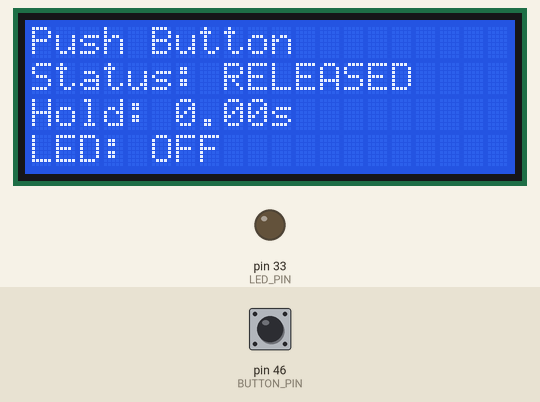
This sketch was run on a simulated Arduino Mega 2560, built with avr-gcc and run on an emulated ATmega2560. On the bench: 20×4 character LCD, output pins drawn as LEDs (lit = HIGH). The test bench sets the inputs (shaded band); at power-on: pin 46 (BUTTON_PIN) LOW.

Above: at 1.3 s.
1.4 s: pin 46 (BUTTON_PIN) pulled HIGH for 1 s
At 2.7 s:
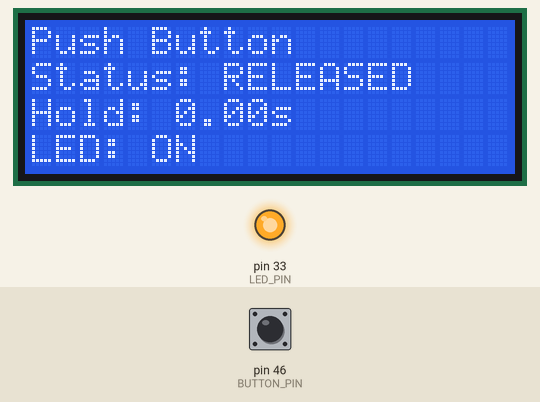
3.9 s: pin 46 (BUTTON_PIN) pulled HIGH for 0.15 s
At 4.0 s:
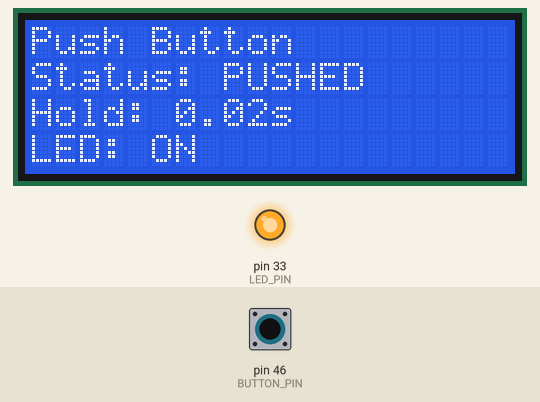
5.5 s: pin 46 (BUTTON_PIN) pulled HIGH for 3.2 s
At 5.67 s:
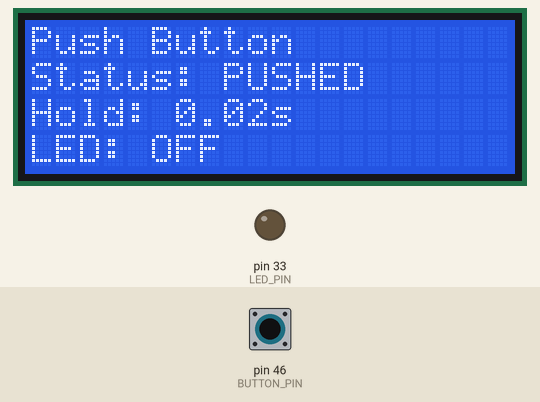
10.2 s: pin 46 (BUTTON_PIN) pulled HIGH for 1 s
At 11.18 s:
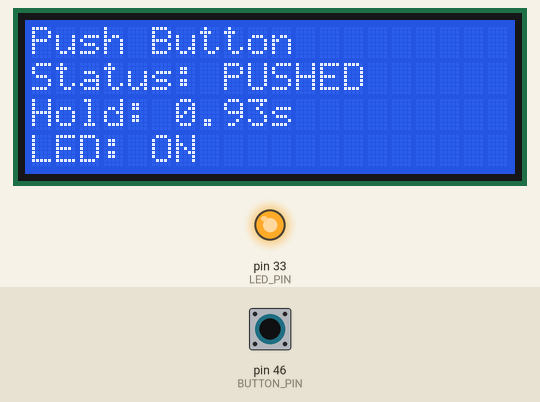
Timing chart, 0 to 13.2 s (numbered marks = the images above; inputs shaded):
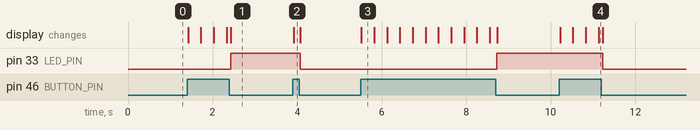

The sketch:

pushlcd.ino
```cpp
#include <Wire.h>
#include <LiquidCrystal_I2C.h>

#define BUTTON_PIN 46
#define LED_PIN    33

LiquidCrystal_I2C lcd(0x27, 20, 4);

bool buttonPressed = false;
bool ledState = false;
unsigned long pressStartTime = 0;
float holdTime = 0;

void setup() {
  pinMode(BUTTON_PIN, INPUT);
  pinMode(LED_PIN, OUTPUT);

  lcd.init();
  lcd.backlight();
  lcd.setCursor(0, 0);
  lcd.print("Push Button");
  lcd.setCursor(0, 1);
  lcd.print("Status: RELEASED");
  lcd.setCursor(0, 2);
  lcd.print("Hold: 0.00s");
  lcd.setCursor(0, 3);
  lcd.print("LED: OFF");
}

void loop() {
  bool currentState = digitalRead(BUTTON_PIN);

  if (currentState == HIGH && !buttonPressed) {
    buttonPressed = true;
    pressStartTime = millis();
    lcd.setCursor(0, 1);
    lcd.print("Status: PUSHED   ");
  }

  if (buttonPressed && currentState == HIGH) {
    holdTime = (millis() - pressStartTime) / 1000.0;
    lcd.setCursor(6, 2);
    lcd.print(holdTime, 2);
    lcd.print("s ");
  }

  if (buttonPressed && currentState == LOW) {
    buttonPressed = false;
    holdTime = (millis() - pressStartTime) / 1000.0;

    lcd.setCursor(0, 1);
    lcd.print("Status: RELEASED ");

    lcd.setCursor(6, 2);
    lcd.print("0.00s   ");

    if (holdTime >= 0.1) {
      ledState = !ledState;
      digitalWrite(LED_PIN, ledState ? HIGH : LOW);
      lcd.setCursor(5, 3);
      lcd.print(ledState ? "ON " : "OFF");
    }
  }
}
```

Measured:
- after the input at 1.4 s, pin 33 (LED_PIN): LOW → HIGH after 1.0 s; the display: first changes at once (image 1 shows a later state)
- after the input at 3.9 s, pin 33 (LED_PIN): HIGH → LOW after 0.18 s; the display: changes at once (image 2)
- after the input at 5.5 s, pin 33 (LED_PIN): LOW → HIGH after 3.2 s; the display: changes at once (image 3)
- after the input at 10.2 s, pin 33 (LED_PIN): HIGH → LOW after 1.0 s; the display: first changes at once (image 4 shows a later state)
